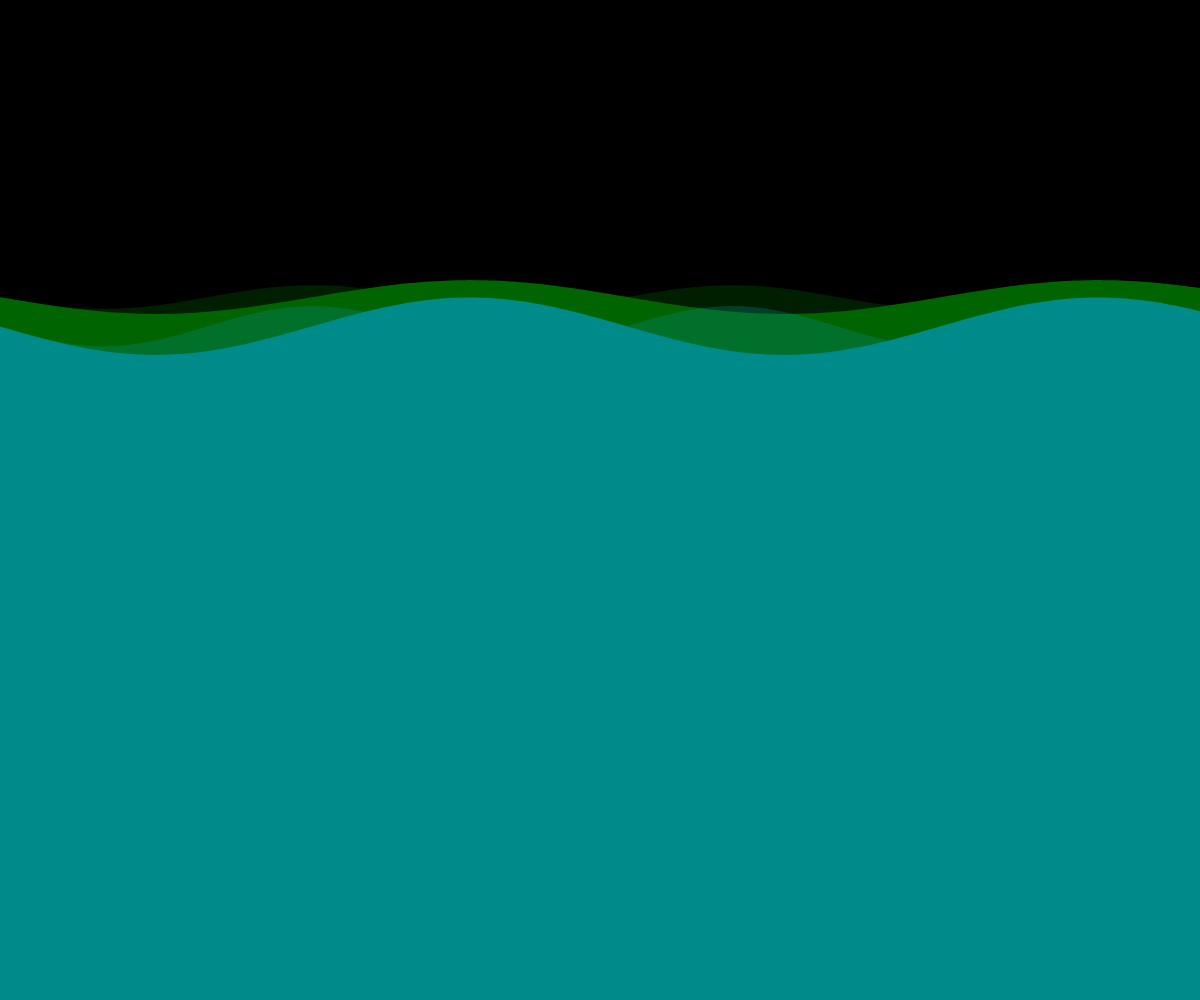
Frame 1 (no input)
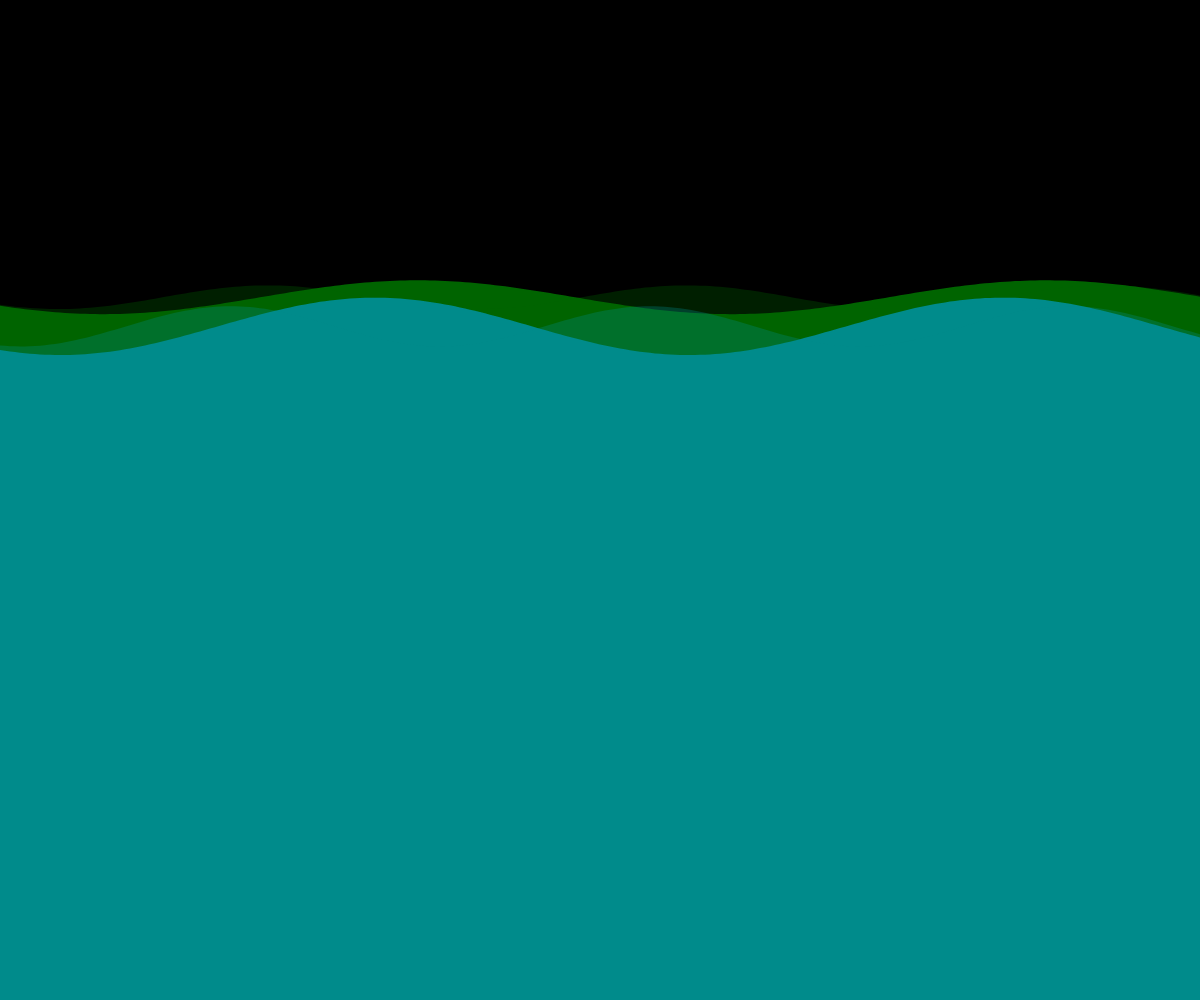
Frame 60 (no input)
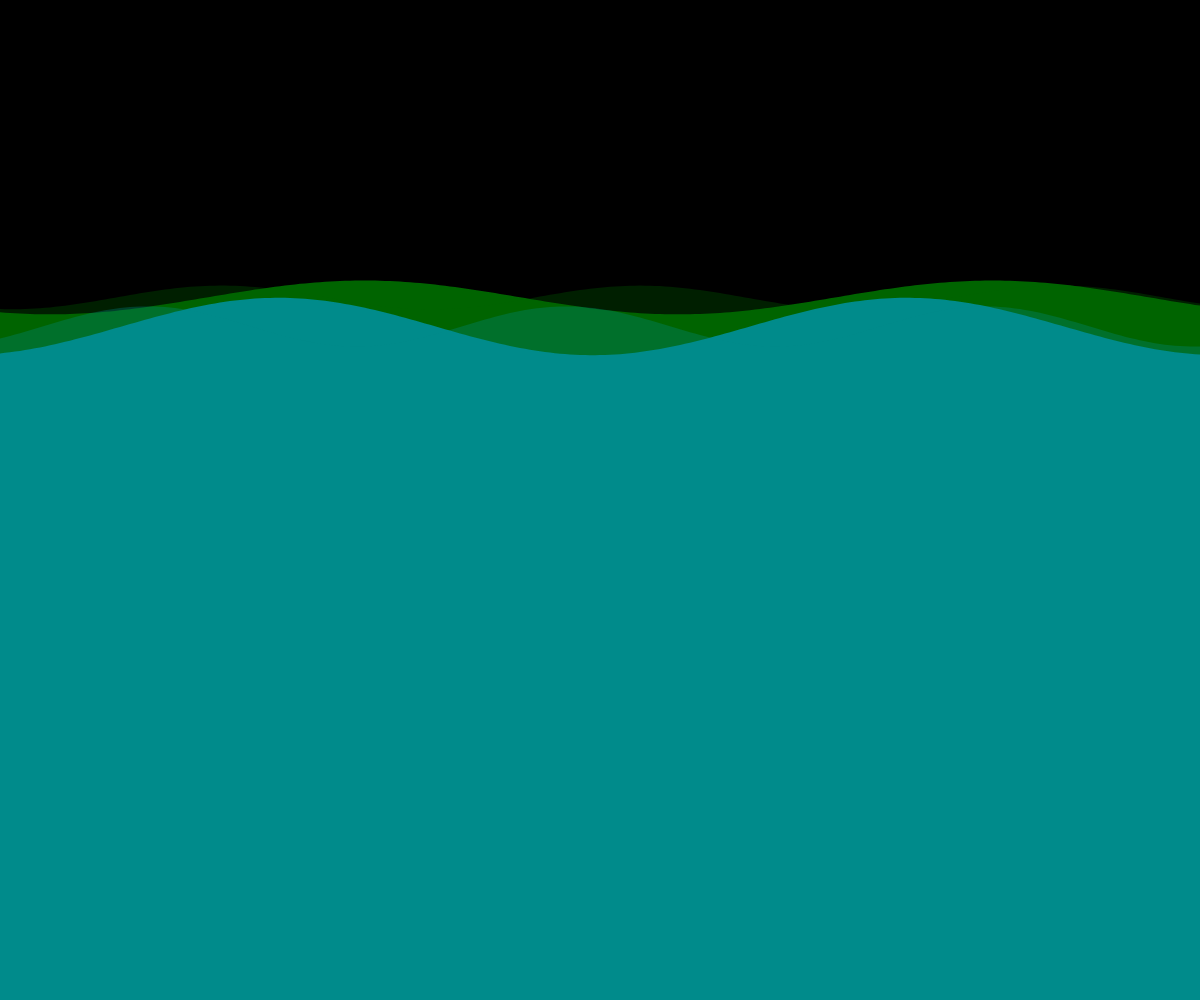
Frame 120 (the mouse pressed at the canvas centre since frame 60)

The p5.js sketch that drew these frames (run headless with seeded random() and noise() and a simulated clock; from frame 60 on, the mouse is pressed at the canvas centre):

// p5.js sketch
// ── sketch.js
let waves = [];
let colorPalette = [];

function setup() {
  createCanvas(windowWidth, windowHeight);
  
  // Create a rich, saturated color palette
  colorPalette = [
    color(139, 0, 0),    // Dark red
    color(128, 0, 128),  // Purple
    color(0, 0, 139),    // Dark blue
    color(0, 100, 0),    // Dark green
    color(255, 140, 0),  // Dark orange
    color(75, 0, 130),   // Indigo
    color(139, 69, 19),  // Saddle brown
    color(0, 139, 139),  // Dark cyan
  ];
  
  // Initialize waves
  for (let i = 0; i < 5; i++) {
    waves.push({
      y: random(height),
      speed: random(0.002, 0.008),
      amplitude: random(10, 50),
      frequency: random(0.005, 0.02),
      color: random(colorPalette)
    });
  }
}

function draw() {
  background(0);
  
  // Draw overlapping planes with wave formations
  for (let i = 0; i < waves.length; i++) {
    let wave = waves[i];
    
    // Update wave parameters
    wave.y += wave.speed;
    if (wave.y > height + 100) wave.y = -100;
    
    // Draw the wave plane
    fill(wave.color);
    noStroke();
    
    beginShape();
    for (let x = 0; x <= width; x += 5) {
      let y = wave.y + sin(frameCount * wave.frequency + x * 0.01) * wave.amplitude;
      vertex(x, y);
    }
    vertex(width, height);
    vertex(0, height);
    endShape(CLOSE);
    
    // Add a second wave layer for more depth
    fill(red(wave.color), green(wave.color), blue(wave.color), 80);
    beginShape();
    for (let x = 0; x <= width; x += 5) {
      let y = wave.y + sin(frameCount * wave.frequency * 1.3 + x * 0.015) * wave.amplitude * 0.7;
      vertex(x, y);
    }
    vertex(width, height);
    vertex(0, height);
    endShape(CLOSE);
  }
}

function windowResized() {
  resizeCanvas(windowWidth, windowHeight);
}
